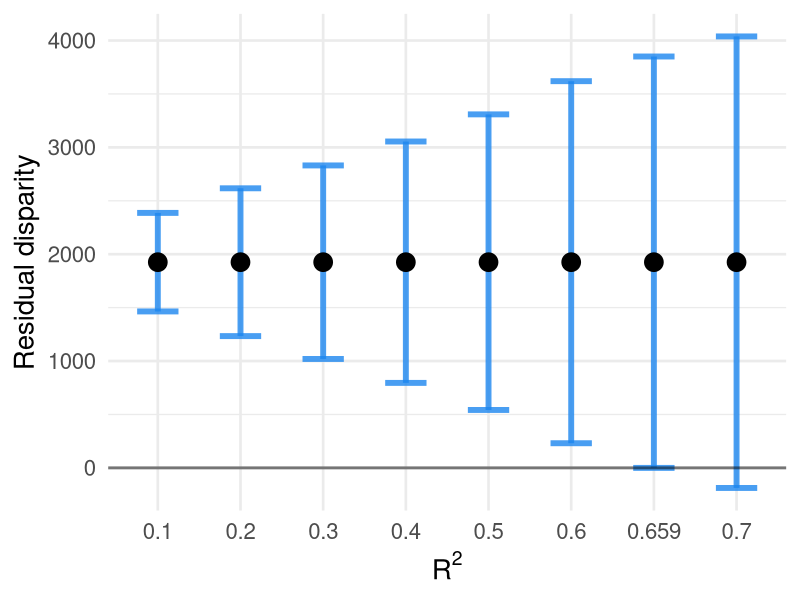
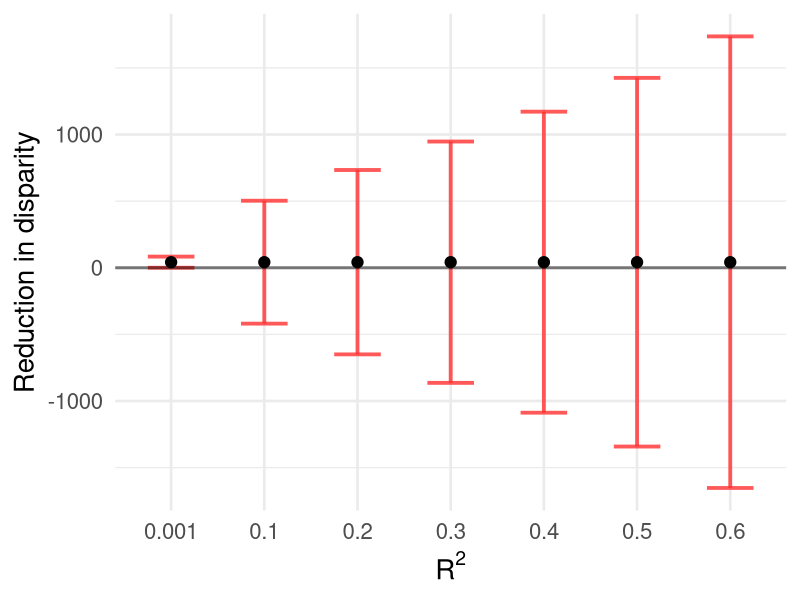

Write R code to recreate these figures, in order.
library(Matching)
library(tidyverse)

data("lalonde")

lalonde <- lalonde %>% 
  mutate(race = ifelse(black == 0 & hisp == 0, "white", "not_white")) %>% 
  tibble()
# mutate with w0, w1, w_rmpw

# A^y: age, married
# N: educ, nodegr

lalonde %>% 
  group_by(race, treat) %>% 
  summarise(mean(re78), mean(educ), mean(nodegr), mean(u74), mean(u75))

lalonde %>% 
  group_by(hisp, treat) %>% 
  summarise(mean(re78), mean(educ), mean(nodegr), mean(u74), mean(u75))

lalonde %>% 
  group_by(black, treat) %>% 
  summarise(mean(re78), mean(educ), mean(nodegr), mean(u74), mean(u75))

lalonde %>% group_by(treat) %>% 
  summarise(mean(re78))

lalonde %>% group_by(race) %>% 
  summarise(mean(re78))

pscore <- glm(black ~ age + married, family = "binomial", data = lalonde)$fitted.values

prob_m_g0_A <- glm(treat ~ age + married, family = "binomial", data = lalonde, weights = 1 - black)$fitted.values

prob_m_g1_AN <- glm(treat ~ age + married + educ + nodegr, family = "binomial", data = lalonde, weights = black)$fitted.values

lalonde <- lalonde %>% mutate(w0 = mean(black == 0) / (1 - pscore), 
                              w1 = mean(black == 1) / pscore, 
                              w_rmpw = w1 * prob_m_g0_A / prob_m_g1_AN)


mu0 <- with(
  lalonde,
  sum(w0 * re78 * (1 - black)) / sum(w0 * (1 - black))
)

mu1 <- with(
  lalonde,
  sum(w1 * re78 * black) / sum(w1 * black)
)

mu_10 <- with(
  lalonde,
  sum(w_rmpw * re78 * black) / sum(w_rmpw * black)
)

mu0
mu1
mu_10

observed <- mu1 - mu0
reduction <- (mu1 - mu_10) |> abs()
residual <- (mu_10 - mu0) |> abs()

observed
reduction
residual

lalonde %>% group_by(black) %>% 
  summarise(me = mean(re78)) %>% 
  mutate(diff = diff(me)) %>% data.frame()

lalonde %>% group_by(treat) %>% 
  summarise(me = mean(re78)) %>% 
  mutate(diff = diff(me)) %>% data.frame()

mu1
mu_10

optBias <- function(R2) {
  corr_bound <- 1 - cor(lalonde$w_rmpw[lalonde$black == 1], lalonde$re78[lalonde$black == 1])^2
  imbalance <- R2 / (1 - R2)
  scaling <- var(lalonde$re78[lalonde$black == 1]) * var(lalonde$w_rmpw[lalonde$black == 1]) 
  return(sqrt(corr_bound * imbalance * scaling))
}

invOptBias <- function(bias) {
  corr_bound <- 1 - cor(lalonde$w_rmpw[lalonde$black == 1], lalonde$re78[lalonde$black == 1])^2
  imbalance <- bias^2 / (corr_bound * var(lalonde$re78[lalonde$black == 1]) * var(lalonde$w_rmpw[lalonde$black == 1]))
  return(imbalance / (1 + imbalance))
}


R2_reduction <- invOptBias(reduction) 
print(
  paste0("If an unmeasured confounder explains at least ", 
         round(R2_reduction * 100, 2), "% of the variation in the true weights, then the disparity reduction becomes zero.")
) 

R2_residual <- invOptBias(residual)
print(
  paste0("If an unmeasured confounder explains at least ", 
         round(R2_residual * 100, 2), "% of the variation in the true weights, then the disparity remaining becomes zero.")
) 

R2 <- c(seq(0.1, 0.6, by = 0.1), R2_residual, 0.7)
bias <- optBias(R2)
# lower_pe_reduc <- reduction - bias
# upper_pe_reduc <- reduction + bias
lower_pe_resid <- residual - bias
upper_pe_resid <- residual + bias

df_resid <- data.frame(R2 = round(R2, 3), bias, lower_pe_resid, upper_pe_resid) 

bs <- 20

# make plot with using ggplot with R2 on x-axis (discretized) and estimated residual on y-axis with error bars for lower and upper bounds
df_resid %>% 
  ggplot(aes(x = as.character(R2))) + 
  geom_errorbar(aes(ymin = lower_pe_resid, ymax = upper_pe_resid), color = "dodgerblue2", 
                width = 0.5, linewidth = 2, alpha = 0.8) + 
  geom_point(y = residual, color = "black", size = 6) +
  geom_hline(yintercept = 0, linewidth = 1, alpha = 0.5) + 
  theme_minimal(base_size = bs) + 
  labs(x = expression(R^2), y = "Residual disparity")



R2 <- c(R2_reduction, seq(0.1, 0.6, by = 0.1))
bias <- optBias(R2)
lower_pe_reduc <- reduction - bias
upper_pe_reduc <- reduction + bias


df_reduc <- data.frame(R2 = round(R2, 3), bias, lower_pe_reduc, upper_pe_reduc)

# make plot with using ggplot with R2 on x-axis (discretized) and estimated reduction on y-axis with error bars for lower and upper bounds

df_reduc %>% 
  ggplot(aes(x = as.character(R2))) + 
  geom_errorbar(aes(ymin = lower_pe_reduc, ymax = upper_pe_reduc), color = "firebrick1", 
                width = 0.5, linewidth = 1.3, alpha = 0.8) + 
  geom_point(y = reduction, color = "black", size = 3.5) +
  geom_hline(yintercept = 0, linewidth = 1, alpha = 0.5) + 
  theme_minimal(base_size = bs) + 
  labs(x = expression(R^2), y = "Reduction in disparity")
  
